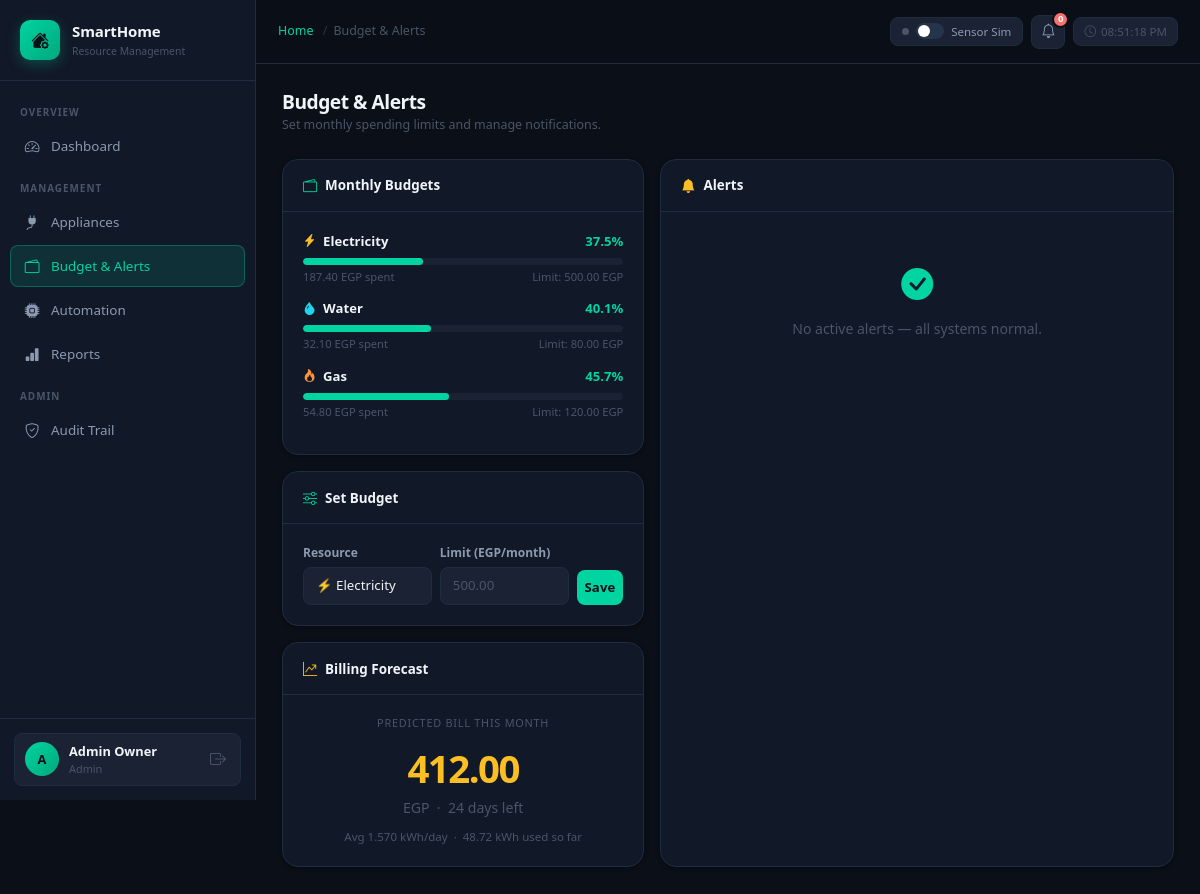
Screenshot of /budget (signed in) with the database file from the repository.
### tables this page shows
CREATE TABLE users (
    id           INT UNSIGNED AUTO_INCREMENT PRIMARY KEY,
    name         VARCHAR(100)                        NOT NULL,
    email        VARCHAR(150)                        NOT NULL UNIQUE,
    password     VARCHAR(255)                        NOT NULL,
    role         ENUM('admin','resident','guest')    NOT NULL DEFAULT 'resident',
    avatar       VARCHAR(255)                        NULL,
    created_at   DATETIME                            NOT NULL DEFAULT CURRENT_TIMESTAMP,
    updated_at   DATETIME                            NOT NULL DEFAULT CURRENT_TIMESTAMP ON UPDATE CURRENT_TIMESTAMP
);

CREATE TABLE budgets (
    id             INT UNSIGNED AUTO_INCREMENT PRIMARY KEY,
    user_id        INT UNSIGNED            NOT NULL,
    resource_type  ENUM('electricity','water','gas') NOT NULL,
    billing_cycle  VARCHAR(7)              NOT NULL,
    monthly_limit  DECIMAL(10,2)           NOT NULL DEFAULT 0,
    current_spent  DECIMAL(10,4)           NOT NULL DEFAULT 0,
    updated_at     DATETIME                NOT NULL DEFAULT CURRENT_TIMESTAMP ON UPDATE CURRENT_TIMESTAMP,
    CONSTRAINT fk_bud_user FOREIGN KEY (user_id) REFERENCES users(id),
    CONSTRAINT uq_budget UNIQUE (user_id, resource_type, billing_cycle)
);

### views/budget/index.php (the view, shortened to what the rows shown need)
<?php $pageTitle = 'Budget & Alerts'; $csrf = htmlspecialchars($_SESSION['csrf_token'] ?? ''); ?>
<div class="page-header">
    <div>
        <h1 class="page-title">Budget & Alerts</h1>
        <div class="page-sub">Set monthly spending limits and manage notifications.</div>
    </div>
</div>
<div class="row g-3">
    <div class="col-lg-5">
        <div class="sh-card mb-3">
            <div class="sh-card-header">
                <div class="sh-card-title"><i class="bi bi-wallet2" style="color:var(--accent)"></i> Monthly Budgets</div>
            </div>
            <div class="sh-card-body">
                <?php
                $resConf=['electricity'=>['ico'=>'lightning-charge-fill','col'=>'var(--yellow)'],'water'=>['ico'=>'droplet-fill','col'=>'var(--cyan)'],'gas'=>['ico'=>'fire','col'=>'var(--orange)']];
                foreach ($budgets as $b):
                    $rc=$resConf[$b['resource_type']]??['ico'=>'dash','col'=>'#fff'];
                    $pct=(float)$b['pct'];
                    $fc=$pct>=100?'var(--red)':($pct>=80?'var(--yellow)':'var(--accent)');
                ?>
                <div class="prog-wrap">
                    <div class="prog-header">
                        <span style="display:flex;align-items:center;gap:7px;font-size:.82rem;font-weight:600">
                            <i class="bi bi-<?= $rc['ico'] ?>" style="color:<?= $rc['col'] ?>"></i>
                            <?= ucfirst($b['resource_type']) ?>
                        </span>
                        <span style="font-size:.82rem;font-weight:700;color:<?= $fc ?>"><?= number_format($pct,1) ?>%</span>
                    </div>
                    <div class="prog-track"><div class="prog-fill" style="width:<?= min(100,$pct) ?>%;background:<?= $fc ?>"></div></div>
                    <div style="display:flex;justify-content:space-between;font-size:.7rem;color:var(--text-3);margin-top:4px">
                        <span><?= number_format($b['current_spent'],2) ?> EGP spent</span>
                        <span>Limit: <?= number_format($b['monthly_limit'],2) ?> EGP</span>
                    </div>
                </div>
                <?php endforeach; ?>
            </div>
        </div>
        <div class="sh-card mb-3">
            <div class="sh-card-header">
                <div class="sh-card-title"><i class="bi bi-sliders" style="color:var(--accent)"></i> Set Budget</div>
            </div>
            <div class="sh-card-body">
                <form method="POST" action="<?= BASE_URL ?>/budget/save">
                    <div class="row g-2 align-items-end">
                        <div class="col-5">
                            <label class="form-label">Resource</label>
                            <select name="resource_type" class="form-select">
                                <option value="electricity">⚡ Electricity</option>
                            </select>
                        </div>
                        <div class="col-5">
                            <label class="form-label">Limit (EGP/month)</label>
                            <input type="number" name="monthly_limit" class="form-control" min="1" step="0.01" placeholder="500.00" required>
                        </div>
                        <div class="col-2">
                            <button type="submit" class="btn-accent" style="width:100%;justify-content:center;padding:8px 4px">Save</button>
                        </div>
                    </div>
                </form>
            </div>
        </div>
        <div class="sh-card">
            <div class="sh-card-header">
                <div class="sh-card-title"><i class="bi bi-graph-up-arrow" style="color:var(--yellow)"></i> Billing Forecast</div>
            </div>
            <div class="sh-card-body" style="text-align:center">
                <div style="font-size:.68rem;text-transform:uppercase;letter-spacing:.07em;color:var(--text-3);margin-bottom:8px">Predicted Bill This Month</div>
                <div style="font-size:2.4rem;font-weight:800;color:var(--yellow);letter-spacing:-.04em"><?= number_format($forecast['forecast_egp']?:412,2) ?></div>
                <div style="font-size:.88rem;color:var(--text-3)">EGP &nbsp;·&nbsp; <?= $forecast['days_remaining'] ?> days left</div>
                <div style="font-size:.72rem;color:var(--text-3);margin-top:10px">
                    Avg <?= number_format($forecast['avg_daily_kwh']?:1.57,3) ?> kWh/day &nbsp;·&nbsp; <?= number_format($forecast['current_kwh']?:48.72,2) ?> kWh used so far
                </div>
            </div>
        </div>
    </div>
    <div class="col-lg-7">
        <div class="sh-card h-100">
            <div class="sh-card-header">
                <div class="sh-card-title">
                    <i class="bi bi-bell-fill" style="color:var(--yellow)"></i>
                    Alerts
                </div>
            </div>
            <div style="max-height:520px;overflow-y:auto">
                <?php if(empty($alerts)): ?>
                <div style="text-align:center;padding:48px 20px;color:var(--text-3)">
                    <i class="bi bi-check-circle-fill" style="font-size:2rem;color:var(--accent);display:block;margin-bottom:10px"></i>
                    No active alerts — all systems normal.
                </div>
                <?php endif; ?>
            </div>
        </div>
    </div>
</div>

### index.php (shortened to what the rows shown need)
<?php
$uri    = parse_url($_SERVER['REQUEST_URI'], PHP_URL_PATH);
$base   = parse_url(BASE_URL, PHP_URL_PATH);
$uri    = '/' . ltrim(substr($uri, strlen($base)), '/');
$parts  = array_values(array_filter(explode('/', trim($uri, '/'))));
$segment0 = $parts[0] ?? 'dashboard';
$segment1 = $parts[1] ?? 'index';
$segment2 = isset($parts[2]) ? (int)$parts[2] : null;
$routes = [
    ['GET',  'auth',       'login',          'AuthController',       'loginForm'],
    ['POST', 'auth',       'login',          'AuthController',       'login'],
    ['GET',  'auth',       'register',       'AuthController',       'registerForm'],
    ['POST', 'auth',       'register',       'AuthController',       'register'],
    ['GET',  'auth',       'logout',         'AuthController',       'logout'],
    ['GET',  'dashboard',  'index',          'DashboardController',  'index'],
    ['GET',  '',           '',               'DashboardController',  'index'],
    ['GET',  'appliances', 'index',          'ApplianceController',  'index'],
    ['GET',  'appliances', 'create',         'ApplianceController',  'create'],
    ['POST', 'appliances', 'store',          'ApplianceController',  'store'],
    ['GET',  'appliances', 'edit',           'ApplianceController',  'edit'],
    ['POST', 'appliances', 'update',         'ApplianceController',  'update'],
    ['POST', 'appliances', 'delete',         'ApplianceController',  'delete'],
    ['POST', 'appliances', 'toggle',         'ApplianceController',  'toggle'],
    ['GET',  'budget',     'index',          'BudgetController',     'index'],
    ['POST', 'budget',     'save',           'BudgetController',     'save'],
    ['POST', 'budget',     'mark-read',      'BudgetController',     'markRead'],
    ['POST', 'budget',     'mark-all-read',  'BudgetController',     'markAllRead'],
    ['GET',  'automation', 'index',          'AutomationController', 'index'],
    ['POST', 'automation', 'rule',           'AutomationController', 'storeRule'],
    ['POST', 'automation', 'delete-rule',    'AutomationController', 'deleteRule'],
    ['POST', 'automation', 'toggle-rule',    'AutomationController', 'toggleRule'],
    ['GET',  'automation', 'audit',          'AutomationController', 'auditLog'],
    ['POST', 'automation', 'challenge-join', 'AutomationController', 'joinChallenge'],
    ['POST', 'automation', 'vacation',       'AutomationController', 'vacationMode'],
    ['GET',  'reports',    'index',          'ReportsController',    'index'],
    ['POST', 'reports',    'upload',         'ReportsController',    'upload'],
    ['GET',  'reports',    'pdf',            'ReportsController',    'generatePdf'],
];
$method   = $_SERVER['REQUEST_METHOD'];
foreach ($routes as [$rm, $rc, $ra, $controller, $action]) {
    $seg0Match = $segment0 === $rc || ($rc === '' && $segment0 === '');
    if ($method === $rm && $seg0Match && ($segment1 === $ra || ($ra === 'index' && $segment1 === 'index'))) {
        $ctrl = new $controller();
        if ($segment2 !== null && method_exists($ctrl, $action)) {
            $ctrl->$action($segment2);
        } else {
            $ctrl->$action();
        }
        break;
    }
}

### views/layout/main.php (shortened to what the rows shown need)
<!DOCTYPE html>
<html lang="en">
<head>
    <link href="https://cdn.jsdelivr.net/npm/bootstrap@5.3.2/dist/css/bootstrap.min.css" rel="stylesheet">
    <link href="https://cdn.jsdelivr.net/npm/bootstrap-icons@1.11.3/font/bootstrap-icons.min.css" rel="stylesheet">
    <link href="<?= BASE_URL ?>/assets/css/app.css" rel="stylesheet">
</head>
<body>
<nav id="sidebar">
    <div class="sb-brand">
        <div class="sb-brand-icon"><i class="bi bi-house-gear-fill"></i></div>
        <div>
            <div class="sb-brand-text">SmartHome</div>
            <div class="sb-brand-sub">Resource Management</div>
        </div>
    </div>
    <div class="sb-nav">
        <div class="sb-section">Overview</div>
        <a href="<?= BASE_URL ?>/dashboard" class="sb-link <?= str_contains($_SERVER['REQUEST_URI'],'/dashboard')?'active':'' ?>"><i class="bi bi-speedometer2"></i> Dashboard</a>
        <div class="sb-section">Management</div>
        <a href="<?= BASE_URL ?>/appliances" class="sb-link <?= str_contains($_SERVER['REQUEST_URI'],'/appliances')?'active':'' ?>"><i class="bi bi-plug-fill"></i> Appliances</a>
        <a href="<?= BASE_URL ?>/budget" class="sb-link <?= str_contains($_SERVER['REQUEST_URI'],'/budget')?'active':'' ?>"><i class="bi bi-wallet2"></i> Budget & Alerts</a>
        <a href="<?= BASE_URL ?>/automation" class="sb-link <?= str_contains($_SERVER['REQUEST_URI'],'/automation')?'active':'' ?>"><i class="bi bi-cpu-fill"></i> Automation</a>
        <a href="<?= BASE_URL ?>/reports" class="sb-link <?= str_contains($_SERVER['REQUEST_URI'],'/reports')?'active':'' ?>"><i class="bi bi-bar-chart-fill"></i> Reports</a>
        <?php if (isset($currentUser) && $currentUser['role']==='admin'): ?>
        <div class="sb-section">Admin</div>
        <a href="<?= BASE_URL ?>/automation/audit" class="sb-link <?= str_contains($_SERVER['REQUEST_URI'],'/audit')?'active':'' ?>"><i class="bi bi-shield-check"></i> Audit Trail</a>
        <?php endif; ?>
    </div>
    <div class="sb-footer">
        <div class="sb-user">
            <div class="sb-avatar"><?= strtoupper(substr($currentUser['name']??'U',0,1)) ?></div>
            <div style="min-width:0;flex:1">
                <div class="sb-user-name text-truncate"><?= htmlspecialchars($currentUser['name']??'') ?></div>
                <div class="sb-user-role"><?= ucfirst($currentUser['role']??'') ?></div>
            </div>
            <a href="<?= BASE_URL ?>/auth/logout" class="sb-logout" title="Sign out"><i class="bi bi-box-arrow-right"></i></a>
        </div>
    </div>
</nav>
<header id="topbar">
    <div class="topbar-left">
        <nav class="page-breadcrumb">
            <a href="<?= BASE_URL ?>/dashboard">Home</a>
            <?php if(isset($pageTitle)): ?><span class="sep">/</span><span><?= htmlspecialchars($pageTitle) ?></span><?php endif; ?>
        </nav>
    </div>
    <div class="topbar-right">
        <label class="sim-wrap" for="simToggle" title="Simulate sensor data feed">
            <span class="sim-indicator" id="simDot"></span>
            <input type="checkbox" id="simToggle" role="switch">
            <span class="sim-label">Sensor Sim</span>
        </label>
        <div class="notif-wrap">
            <button class="notif-bell" id="notifBell" aria-label="Notifications" aria-expanded="false">
                <i class="bi bi-bell"></i>
                <span class="notif-badge" id="notifBadge">0</span>
            </button>
        </div>
        <div class="topbar-clock">
            <i class="bi bi-clock"></i>
            <span id="liveClock">--:--:--</span>
        </div>
    </div>
</header>
<main id="main">
    <div class="page-body">
        <?= $content ?>
    </div>
</main>
</body>
</html>

### rows the page displays
users: name "A", name "Admin Owner", role "Admin"
budgets: resource_type "Electricity", pct "37.5", current_spent "187.40", monthly_limit "500.00"
budgets: resource_type "Water", pct "40.1", current_spent "32.10", monthly_limit "80.00"
budgets: resource_type "Gas", pct "45.7", current_spent "54.80", monthly_limit "120.00"

### other values shown
$forecast['forecast_egp']?:412 "412.00"
$forecast['days_remaining'] "24"
$forecast['avg_daily_kwh']?:1.57 "1.570"
$forecast['current_kwh']?:48.72 "48.72"
